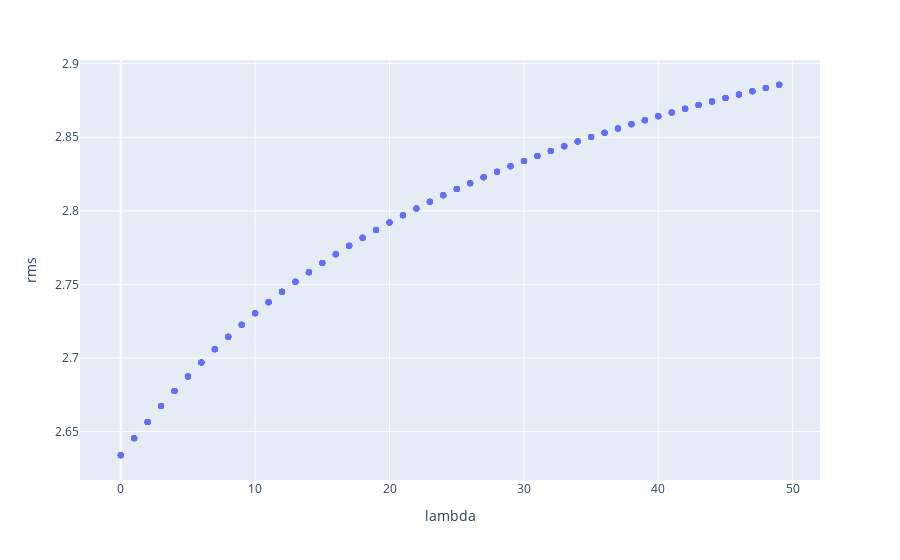

Here is the notebook cell this chart was saved with:
### Code cell
# %%
import plotly.express as px
fig = px.scatter(predicted_df, x="lambda", y="rms")
fig.show()

### Figure 1 — Plotly figure (JSON) as saved in the notebook; plotly's stock layout.template omitted (floating-point values rounded to 4 significant figures; data arrays with more than 128 entries replaced by an {"elided": "..."} marker saying what was removed)
{"data": [{"hovertemplate": "lambda=%{x}<br>rms=%{y}<extra></extra>", "legendgroup": "", "marker": {"color": "#636efa", "symbol": "circle"}, "mode": "markers", "name": "", "orientation": "v", "showlegend": false, "type": "scatter", "x": {"elided": "350 int values"}, "xaxis": "x", "y": {"elided": "350 float values"}, "yaxis": "y"}], "layout": {"legend": {"tracegroupgap": 0}, "margin": {"t": 60}, "xaxis": {"anchor": "y", "domain": [0, 1], "title": {"text": "lambda"}}, "yaxis": {"anchor": "x", "domain": [0, 1], "title": {"text": "rms"}}}}
